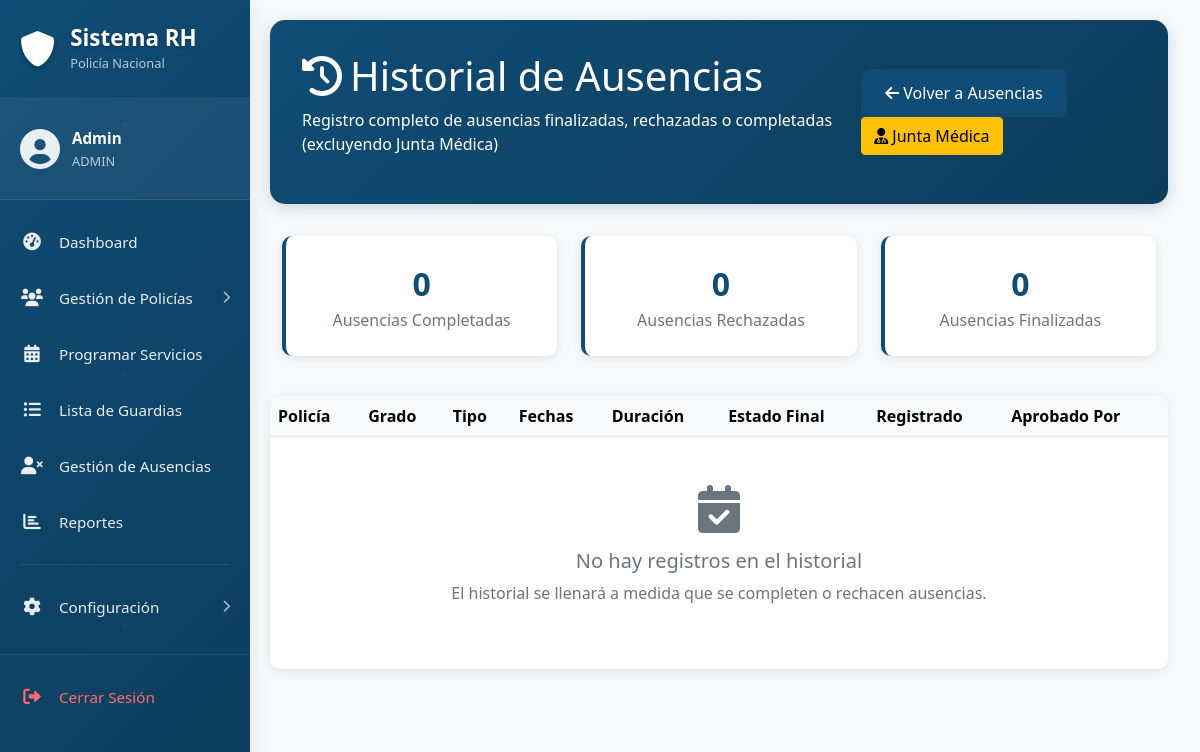
The app's page /admin/ausencias/historial_ausencias.php (signed in), older data.
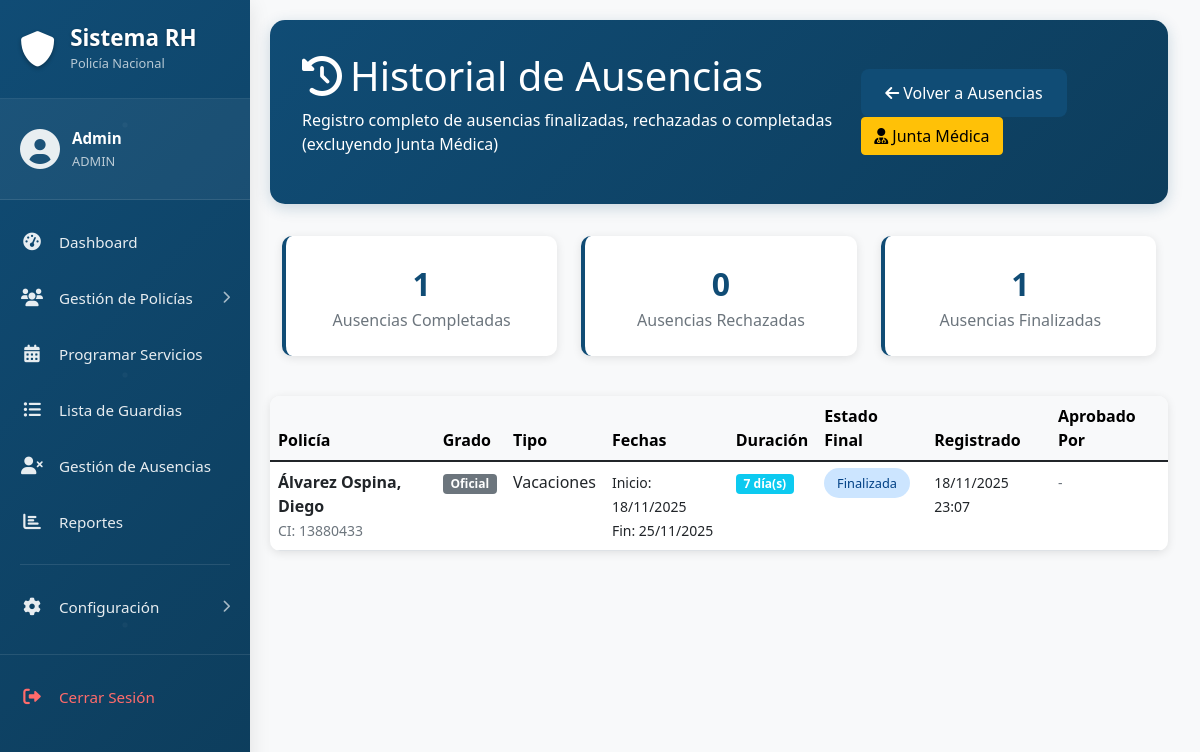
The same page, newer data.
### tables this page shows
CREATE TABLE `ausencias` (
  `id` int NOT NULL,
  `policia_id` int NOT NULL,
  `tipo_ausencia_id` int NOT NULL,
  `fecha_inicio` date NOT NULL,
  `fecha_fin` date DEFAULT NULL,
  `descripcion` text,
  `justificacion` text,
  `documento_adjunto` varchar(255) DEFAULT NULL,
  `aprobado_por` int DEFAULT NULL,
  `estado` enum('PENDIENTE','APROBADA','RECHAZADA','COMPLETADA') DEFAULT 'PENDIENTE',
  `created_at` timestamp NULL DEFAULT CURRENT_TIMESTAMP,
  `updated_at` timestamp NULL DEFAULT CURRENT_TIMESTAMP ON UPDATE CURRENT_TIMESTAMP
);

CREATE TABLE `policias` (
  `id` int NOT NULL,
  `legajo` int NOT NULL,
  `nombre` varchar(100) NOT NULL,
  `apellido` varchar(100) NOT NULL,
  `cin` varchar(20) NOT NULL,
  `genero` enum('MASCULINO','FEMENINO') NOT NULL,
  `grado_id` int NOT NULL COMMENT 'Referencia a tipo_grados.id',
  `especialidad_id` int DEFAULT NULL,
  `cargo` varchar(150) DEFAULT NULL,
  `comisionamiento` varchar(200) DEFAULT NULL,
  `telefono` varchar(20) DEFAULT NULL,
  `region_id` int DEFAULT '1',
  `lugar_guardia_id` int DEFAULT NULL,
  `lugar_guardia_reserva_id` int DEFAULT '6' COMMENT 'Siempre ATENCIÓN TELEFÓNICA EXCLUSIVA (ID 6)',
  `observaciones` varchar(500) DEFAULT NULL,
  `activo` tinyint(1) DEFAULT '1',
  `estado` enum('DISPONIBLE','NO DISPONIBLE') DEFAULT 'DISPONIBLE',
  `created_at` timestamp NULL DEFAULT CURRENT_TIMESTAMP,
  `updated_at` timestamp NULL DEFAULT CURRENT_TIMESTAMP ON UPDATE CURRENT_TIMESTAMP
);

CREATE TABLE `grados` (
  `id` int NOT NULL,
  `nombre` varchar(100) NOT NULL,
  `nivel_jerarquia` int NOT NULL,
  `abreviatura` varchar(20) DEFAULT NULL,
  `descripcion` text,
  `created_at` timestamp NULL DEFAULT CURRENT_TIMESTAMP,
  `updated_at` timestamp NULL DEFAULT CURRENT_TIMESTAMP ON UPDATE CURRENT_TIMESTAMP
);

CREATE TABLE `tipos_ausencias` (
  `id` int NOT NULL,
  `nombre` varchar(50) NOT NULL,
  `descripcion` text,
  `requiere_justificacion` tinyint(1) DEFAULT '0',
  `created_at` timestamp NULL DEFAULT CURRENT_TIMESTAMP
);

### admin/ausencias/historial_ausencias.php (the view, shortened to what the changed rows need)
<?php
require_once '../../cnx/db_connect.php';
$sql_historial = "SELECT
    a.id,
    a.estado,
    a.fecha_inicio,
    a.fecha_fin,
    a.descripcion,
    a.created_at,
    a.updated_at,
    p.nombre,
    p.apellido,
    p.cin,
    g.nombre as grado,
    ta.nombre as tipo_ausencia,
    u.nombre_completo as aprobado_por,
    CASE
        WHEN a.estado = 'APROBADA' THEN 'Completada'
        WHEN a.estado = 'RECHAZADA' THEN 'Rechazada'
        ELSE a.estado
    END as estado_final,
    CASE
        WHEN a.fecha_fin < CURDATE() AND a.estado = 'APROBADA' THEN 'Finalizada'
        WHEN a.estado = 'RECHAZADA' THEN 'Rechazada'
        ELSE 'Completada'
    END as estado_historial
FROM ausencias a
JOIN policias p ON a.policia_id = p.id
LEFT JOIN tipo_grados tg ON p.grado_id = tg.id
LEFT JOIN grados g ON tg.grado_id = g.id
JOIN tipos_ausencias ta ON a.tipo_ausencia_id = ta.id
LEFT JOIN usuarios u ON a.aprobado_por = u.id
WHERE a.estado IN ('APROBADA', 'RECHAZADA') AND ta.nombre != 'Junta Medica'
ORDER BY a.updated_at DESC, a.created_at DESC";
$result_historial = $conn->prepare($sql_historial);
$result_historial->execute();
$sql_stats = "SELECT
    (SELECT COUNT(*) FROM ausencias a JOIN tipos_ausencias ta ON a.tipo_ausencia_id = ta.id WHERE a.estado = 'APROBADA' AND ta.nombre != 'Junta Medica') as completadas,
    (SELECT COUNT(*) FROM ausencias a JOIN tipos_ausencias ta ON a.tipo_ausencia_id = ta.id WHERE a.estado = 'RECHAZADA' AND ta.nombre != 'Junta Medica') as rechazadas,
    (SELECT COUNT(*) FROM ausencias a JOIN tipos_ausencias ta ON a.tipo_ausencia_id = ta.id WHERE a.estado = 'APROBADA' AND a.fecha_fin < CURDATE() AND ta.nombre != 'Junta Medica') as finalizadas";
$result_stats = $conn->prepare($sql_stats);
$result_stats->execute();
$stats = $result_stats->fetch(PDO::FETCH_ASSOC);
?>
<!DOCTYPE html>
<html lang="es">
<head>
    <link href="https://cdn.jsdelivr.net/npm/bootstrap@5.1.3/dist/css/bootstrap.min.css" rel="stylesheet">
    <link href="https://cdnjs.cloudflare.com/ajax/libs/font-awesome/6.0.0/css/all.min.css" rel="stylesheet">
</head>
<body>
    <div class="container-fluid">
        <div class="row">
            <div class="col-md-9 col-lg-10">
                <div class="main-content">
                    <div class="page-header">
                        <div class="d-flex justify-content-between align-items-center">
                            <div>
                                <h1><i class="fas fa-history me-2"></i>Historial de Ausencias</h1>
                            </div>
                        </div>
                    </div>
                    <div class="row mb-4">
                        <div class="col-md-4 mb-3">
                            <div class="stats-card text-center">
                                <div class="stats-number"><?php echo $stats['completadas']; ?></div>
                                <div class="text-muted">Ausencias Completadas</div>
                            </div>
                        </div>
                        <div class="col-md-4 mb-3">
                            <div class="stats-card text-center">
                                <div class="stats-number"><?php echo $stats['finalizadas']; ?></div>
                                <div class="text-muted">Ausencias Finalizadas</div>
                            </div>
                        </div>
                    </div>
                    <div class="table-container">
                        <div class="table-responsive">
                            <table class="table table-hover mb-0">
                                <thead class="table-light">
                                    <tr>
                                        <th>Policía</th>
                                        <th>Grado</th>
                                        <th>Tipo</th>
                                        <th>Fechas</th>
                                        <th>Duración</th>
                                        <th>Estado Final</th>
                                        <th>Registrado</th>
                                        <th>Aprobado Por</th>
                                    </tr>
                                </thead>
                                <tbody>
                                    <?php while ($historial = $result_historial->fetch(PDO::FETCH_ASSOC)):
                                        $duracion = '';
                                        if ($historial['fecha_fin']) {
                                            $inicio = new DateTime($historial['fecha_inicio']);
                                            $fin = new DateTime($historial['fecha_fin']);
                                            $diff = $inicio->diff($fin);
                                            $duracion = $diff->days . ' día(s)';
                                        } else {
                                            $duracion = 'Fecha única';
                                        }
                                    ?>
                                    <tr>
                                        <td>
                                            <strong><?php echo htmlspecialchars($historial['apellido'] . ', ' . $historial['nombre']); ?></strong>
                                            <br>
                                            <small class="text-muted">CI: <?php echo htmlspecialchars($historial['cin']); ?></small>
                                        </td>
                                        <td>
                                            <span class="badge bg-secondary"><?php echo htmlspecialchars($historial['grado']); ?></span>
                                        </td>
                                        <td><?php echo htmlspecialchars($historial['tipo_ausencia']); ?></td>
                                        <td>
                                            <small>
                                                Inicio: <?php echo date('d/m/Y', strtotime($historial['fecha_inicio'])); ?><br>
                                                <?php if ($historial['fecha_fin']): ?>
                                                Fin: <?php echo date('d/m/Y', strtotime($historial['fecha_fin'])); ?>
                                                <?php else: ?>
                                                <span class="text-muted">Fecha única</span>
                                                <?php endif; ?>
                                            </small>
                                        </td>
                                        <td>
                                            <span class="badge bg-info"><?php echo $duracion; ?></span>
                                        </td>
                                        <td>
                                            <span class="status-badge status-<?php echo strtolower($historial['estado_historial']); ?>">
                                                <?php echo $historial['estado_historial']; ?>
                                            </span>
                                        </td>
                                        <td>
                                            <small><?php echo date('d/m/Y H:i', strtotime($historial['created_at'])); ?></small>
                                        </td>
                                        <td>
                                            <small><?php echo $historial['aprobado_por'] ? htmlspecialchars($historial['aprobado_por']) : '<span class="text-muted">-</span>'; ?></small>
                                        </td>
                                    </tr>
                                    <?php endwhile; ?>
                                </tbody>
                            </table>
                        </div>
                        <?php if ($result_historial->rowCount() == 0): ?>
                        <div class="text-center py-5">
                            <i class="fas fa-calendar-check text-muted" style="font-size: 3rem;"></i>
                            <h5 class="text-muted mt-3">No hay registros en el historial</h5>
                            <p class="text-muted">El historial se llenará a medida que se completen o rechacen ausencias.</p>
                        </div>
                        <?php endif; ?>
                    </div>
                </div>
            </div>
        </div>
    </div>
</body>
</html>

Row changes from the older to the newer data that the page shows:
added ausencias: policia.nombre "Álvarez Ospina, Diego", policia.cin "13880433", grados.nombre "Oficial", tipo_ausencia.nombre "Vacaciones", fecha_inicio "18/11/2025", fecha_fin "25/11/2025", duracion "7 día(s)", estado_historial "Finalizada", created_at "18/11/2025 23:07"
Text that changed along with them:
$stats['completadas']: "0" → "1"
$stats['finalizadas']: "0" → "1"
text no longer shown: "No hay registros en el historial El historial se llenará a medida que se completen o rechacen ausencias."
